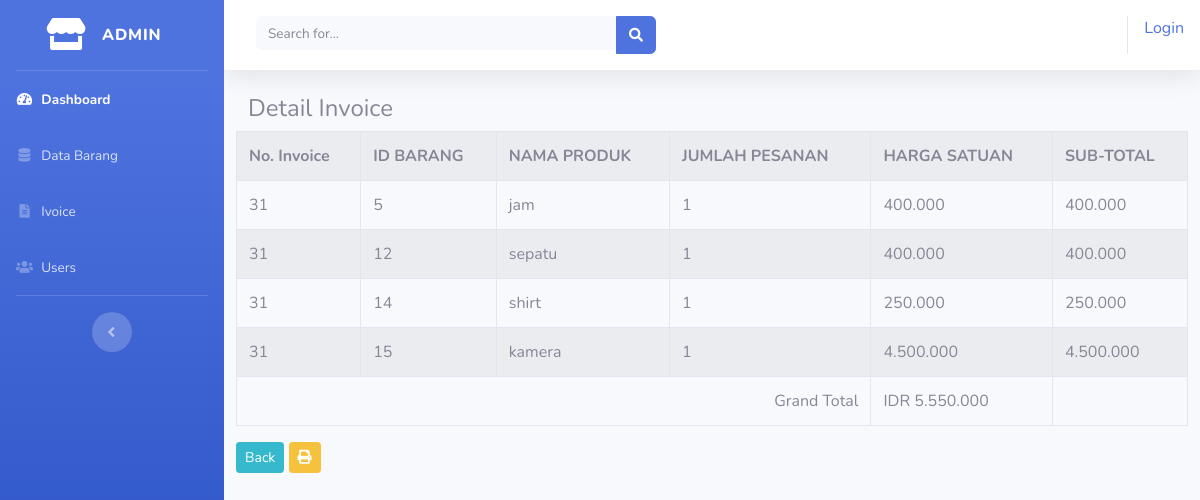
Page /admin/invoice/detail/31 on the committed database.
### tables this page shows
CREATE TABLE `tb_pesanan` (
  `id` int(11) NOT NULL,
  `id_invoice` int(11) NOT NULL,
  `id_barang` int(11) NOT NULL,
  `nama_barang` varchar(50) NOT NULL,
  `jumlah` int(3) NOT NULL,
  `harga` int(10) NOT NULL,
  `pilihan` text NOT NULL
);

CREATE TABLE `tb_invoice` (
  `id` int(11) NOT NULL,
  `nama` varchar(100) NOT NULL,
  `alamat` varchar(100) NOT NULL,
  `tgl_pesan` datetime NOT NULL,
  `batas_bayar` datetime NOT NULL
);

### application/controllers/admin/invoice.php (called while the page is built, shortened)
<?php
class Invoice extends CI_Controller {
	public function detail($id_invoice){
		$data['invoice'] 	  =  $this->model_invoice->ambil_id_invoice($id_invoice);
		$data['pesanan']      =  $this->model_invoice->ambil_id_pesanan($id_invoice);
		$data["title"]        = "Invoice";
		$data["title_header"] = "Detail Invoice";
        $data["content"]      = "admin/detail_invoice";
		$this->load->view('templates_admin/template',$data);
	}
}

### index.php (called while the page is built, shortened)
<?php
require_once BASEPATH.'core/CodeIgniter.php';

### application/models/model_invoice.php (called while the page is built, shortened)
<?php
class Model_invoice extends CI_Model {
	public function ambil_id_invoice($id_invoice)
	{
		$result = $this->db->where('id',$id_invoice)->limit(1)->get('tb_invoice');
		if ($result->num_rows() > 0){
			return $result->row();
		}else{
			return false;
		}
	}
	public function ambil_id_pesanan($id_invoice)
	{
		$result = $this->db->where('id_invoice',$id_invoice)->get('tb_pesanan');
		if ($result->num_rows() > 0){
			return $result->result();
		}else{
			return false;
		}
	}
}

### application/views/admin/detail_invoice.php (the view, shortened to what this page needs)
<div class="container-fluid">
	<table class="table table-bordered table-hover table-striped">
		<tr>
			<th>No. Invoice</th>
			<th>ID BARANG</th>
			<th>NAMA PRODUK</th>
			<th>JUMLAH PESANAN</th>
			<th>HARGA SATUAN</th>
			<th>SUB-TOTAL</th>
		</tr>
		<?php
		$total = 0;
			foreach ($pesanan as $psn) :
			$subtotal = $psn->jumlah * $psn->harga;
			$total += $subtotal;
		 ?>
		 <tr class="data" data-href="<?php echo $invoice->id; ?>">
			<td><?php echo $invoice->id ?></td>
		 	<td><?php echo $psn->id_barang ?></td>
		 	<td><?php echo $psn->nama_barang?></td>
		 	<td><?php echo $psn->jumlah ?></td>
		 	<td><?php echo number_format($psn->harga,0,',','.') ?></td>
		 	<td><?php echo number_format($subtotal,0,',','.') ?></td>
		 </tr>
		<?php endforeach ?>
		<tr>
			<td colspan="4" align="right">Grand Total</td>
			<td align="left">IDR <?php echo number_format($total,0,',','.') ?></td>
		</tr>
	</table>
	<button class="back  btn btn-sm btn-info">Back</button>
	<button class="cetak  btn btn-sm btn-warning"><i class="fa fa-print"></i></button>
</div>

### rows in the picture
tb_pesanan: id_invoice "31", id_barang "5", nama_barang "jam", jumlah "1", harga "400.000", subtotal "400.000"
tb_pesanan: id_invoice "31", id_barang "12", nama_barang "sepatu", jumlah "1", harga "400.000", subtotal "400.000"
tb_pesanan: id_invoice "31", id_barang "14", nama_barang "shirt", jumlah "1", harga "250.000", subtotal "250.000"
tb_pesanan: id_invoice "31", id_barang "15", nama_barang "kamera", jumlah "1", harga "4.500.000", subtotal "4.500.000"

### other values in the picture
anchor('auth/login','Login') "Login"
$title_header "Detail Invoice"
$total "5.550.000"
